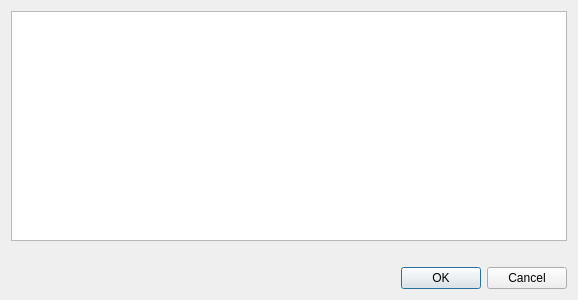
<?xml version="1.0" encoding="UTF-8"?>
<ui version="4.0">
 <class>Dialog</class>
 <widget class="QDialog" name="Dialog">
  <property name="windowModality">
   <enum>Qt::WindowModal</enum>
  </property>
  <property name="geometry">
   <rect>
    <x>0</x>
    <y>0</y>
    <width>578</width>
    <height>300</height>
   </rect>
  </property>
  <property name="sizePolicy">
   <sizepolicy hsizetype="Preferred" vsizetype="Preferred">
    <horstretch>0</horstretch>
    <verstretch>0</verstretch>
   </sizepolicy>
  </property>
  <property name="windowTitle">
   <string>Load</string>
  </property>
  <property name="modal">
   <bool>true</bool>
  </property>
  <layout class="QVBoxLayout" name="verticalLayout_2">
   <item>
    <layout class="QVBoxLayout" name="verticalLayout" stretch="1,0,0">
     <item>
      <widget class="QTableView" name="table_data"/>
     </item>
     <item>
      <widget class="QLabel" name="status">
       <property name="text">
        <string/>
       </property>
      </widget>
     </item>
     <item>
      <widget class="QDialogButtonBox" name="buttons">
       <property name="orientation">
        <enum>Qt::Horizontal</enum>
       </property>
       <property name="standardButtons">
        <set>QDialogButtonBox::Cancel|QDialogButtonBox::Ok</set>
       </property>
      </widget>
     </item>
    </layout>
   </item>
  </layout>
 </widget>
 <resources/>
 <connections>
  <connection>
   <sender>buttons</sender>
   <signal>rejected()</signal>
   <receiver>Dialog</receiver>
   <slot>reject()</slot>
   <hints>
    <hint type="sourcelabel">
     <x>316</x>
     <y>260</y>
    </hint>
    <hint type="destinationlabel">
     <x>286</x>
     <y>274</y>
    </hint>
   </hints>
  </connection>
  <connection>
   <sender>buttons</sender>
   <signal>accepted()</signal>
   <receiver>Dialog</receiver>
   <slot>accept()</slot>
   <hints>
    <hint type="sourcelabel">
     <x>248</x>
     <y>254</y>
    </hint>
    <hint type="destinationlabel">
     <x>157</x>
     <y>274</y>
    </hint>
   </hints>
  </connection>
 </connections>
</ui>
